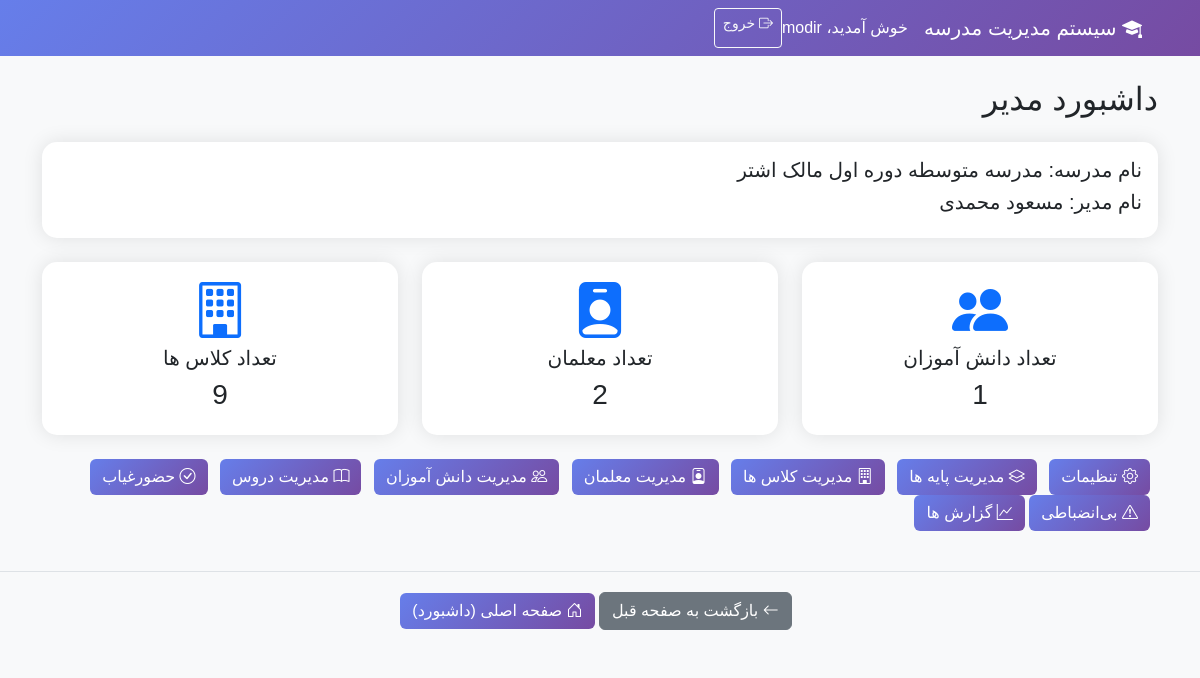
The app's page /admin/dashboard (signed in) with its own data.
### models.py (models this page shows)
class Admin(db.Model):
    id = db.Column(db.Integer, primary_key=True)
    username = db.Column(db.String(50), unique=True, nullable=False)
    password_hash = db.Column(db.String(200), nullable=False)
    school_name = db.Column(db.String(100), default='مدرسه متوسطه')
    principal_name = db.Column(db.String(100), default='')

### routes/admin.py (the view)
@admin_bp.route('/dashboard')
@login_required(role='admin')
def admin_dashboard():
    students_count = Student.query.count()
    teachers_count = Teacher.query.count()
    classes_count = Class.query.count()
    admin = Admin.query.first()
    return render_template('admin_dashboard.html',
                           students_count=students_count,
                           teachers_count=teachers_count,
                           classes_count=classes_count,
                           admin=admin)

### routes/general.py (called while the page is built)
def login_required(role='any'):
    def decorator(f):
        @wraps(f)
        def decorated_function(*args, **kwargs):
            if 'user_id' not in session:
                flash('لطفا وارد شوید', 'error')
                return redirect(url_for('general.login'))
            if role == 'admin' and session.get('role') != 'admin':
                flash('دسترسی محدود به ادمین', 'error')
                return redirect(url_for('general.login'))
            return f(*args, **kwargs)
        return decorated_function
    return decorator

### templates/admin_dashboard.html
{% extends "base.html" %}
{% block content %}
<div class="row">
    <div class="col-md-12">
        <h2 class="mb-4">داشبورد مدیر</h2>
        <div class="card mb-4">
            <div class="card-body">
                <h5>نام مدرسه: {{ admin.school_name }}</h5>
                <h5>نام مدیر: {{ admin.principal_name }}</h5>
            </div>
        </div>
        <div class="row">
            <div class="col-md-4">
                <div class="card text-center">
                    <div class="card-body">
                        <i class="bi bi-people-fill display-4 text-primary"></i>
                        <h5>تعداد دانش آموزان</h5>
                        <h3>{{ students_count }}</h3>
                    </div>
                </div>
            </div>
            <div class="col-md-4">
                <div class="card text-center">
                    <div class="card-body">
                        <i class="bi bi-person-badge-fill display-4 text-primary"></i>
                        <h5>تعداد معلمان</h5>
                        <h3>{{ teachers_count }}</h3>
                    </div>
                </div>
            </div>
            <div class="col-md-4">
                <div class="card text-center">
                    <div class="card-body">
                        <i class="bi bi-building display-4 text-primary"></i>
                        <h5>تعداد کلاس ها</h5>
                        <h3>{{ classes_count }}</h3>
                    </div>
                </div>
            </div>
        </div>
        <div class="mt-4">
            <a href="{{ url_for('admin.admin_settings') }}" class="btn btn-primary me-2"><i class="bi bi-gear"></i> تنظیمات</a>
            <a href="{{ url_for('admin.manage_grades') }}" class="btn btn-primary me-2"><i class="bi bi-layers"></i> مدیریت پایه ها</a>
            <a href="{{ url_for('admin.manage_classes') }}" class="btn btn-primary me-2"><i class="bi bi-building"></i> مدیریت کلاس ها</a>
            <a href="{{ url_for('admin.manage_teachers') }}" class="btn btn-primary me-2"><i class="bi bi-person-badge"></i> مدیریت معلمان</a>
            <a href="{{ url_for('admin.manage_students') }}" class="btn btn-primary me-2"><i class="bi bi-people"></i> مدیریت دانش آموزان</a>
            <a href="{{ url_for('admin.manage_subjects') }}" class="btn btn-primary me-2"><i class="bi bi-book"></i> مدیریت دروس</a>
            <a href="{{ url_for('admin.admin_attendance') }}" class="btn btn-primary me-2"><i class="bi bi-check-circle"></i> حضورغیاب</a>
            <a href="{{ url_for('admin.admin_discipline') }}" class="btn btn-primary me-2"><i class="bi bi-exclamation-triangle"></i> بی‌انضباطی</a>
            <a href="{{ url_for('admin.reports') }}" class="btn btn-primary"><i class="bi bi-graph-up"></i> گزارش ها</a>
        </div>
    </div>
</div>
{% endblock %}

### templates/base.html (shortened to what this page needs)
            <!DOCTYPE html>
            <html lang="fa" dir="rtl">
            <head>
                <link href="https://cdn.jsdelivr.net/npm/bootstrap@5.3.0/dist/css/bootstrap.min.css" rel="stylesheet">
                <link href="https://cdn.jsdelivr.net/npm/bootstrap-icons@1.10.0/font/bootstrap-icons.css" rel="stylesheet">
            </head>
            <body>
                {% if session.get('user_id') %}
                <nav class="navbar navbar-expand-lg navbar-dark">
                    <div class="container">
                        <a class="navbar-brand" href="#">
                            <i class="bi bi-mortarboard-fill"></i> سیستم مدیریت مدرسه
                        </a>
                        <div class="navbar-nav ms-auto">
                            <span class="navbar-text text-white me-3">
                                خوش آمدید، {{ session.get('username') }}
                            </span>
                            <a class="btn btn-outline-light btn-sm" href="{{ url_for('general.logout') }}">
                                <i class="bi bi-box-arrow-right"></i> خروج
                            </a>
                        </div>
                    </div>
                </nav>
                {% endif %}
                <div class="container mt-4">
                    {% block content %}{% endblock %}
                </div>
                {% if session.get('user_id') %}
                <footer class="footer-buttons">
                    <div class="container">
                        <div class="row justify-content-center">
                            <div class="col-auto">
                                <a href="{{ request.referrer or url_for('general.index') }}" class="btn btn-secondary me-2">
                                    <i class="bi bi-arrow-left"></i> بازگشت به صفحه قبل
                                </a>
                                <a href="{{ url_for('admin.admin_dashboard') if session.get('role') == 'admin' else url_for('teacher.teacher_dashboard') }}" class="btn btn-primary">
                                    <i class="bi bi-house-door"></i> صفحه اصلی (داشبورد)
                                </a>
                            </div>
                        </div>
                    </div>
                </footer>
                {% endif %}
            </body>
            </html>

### templates/base.html (style rules this page uses)
body { font-family: 'Vazir', sans-serif; background-color: #f8f9fa; }
.navbar { background: linear-gradient(135deg, #667eea 0%, #764ba2 100%); }
.card { border: none; box-shadow: 0 0 20px rgba(0,0,0,0.1); border-radius: 15px; }
.btn-primary { background: linear-gradient(135deg, #667eea 0%, #764ba2 100%); border: none; }
.footer-buttons { background-color: #f8f9fa; padding: 20px 0; margin-top: 40px; border-top: 1px solid #dee2e6; }

### records on screen
Admin: get "modir", school_name "مدرسه متوسطه دوره اول مالک اشتر", principal_name "مسعود محمدی"

### other values on screen
{{ students_count }} "1"
{{ teachers_count }} "2"
{{ classes_count }} "9"
